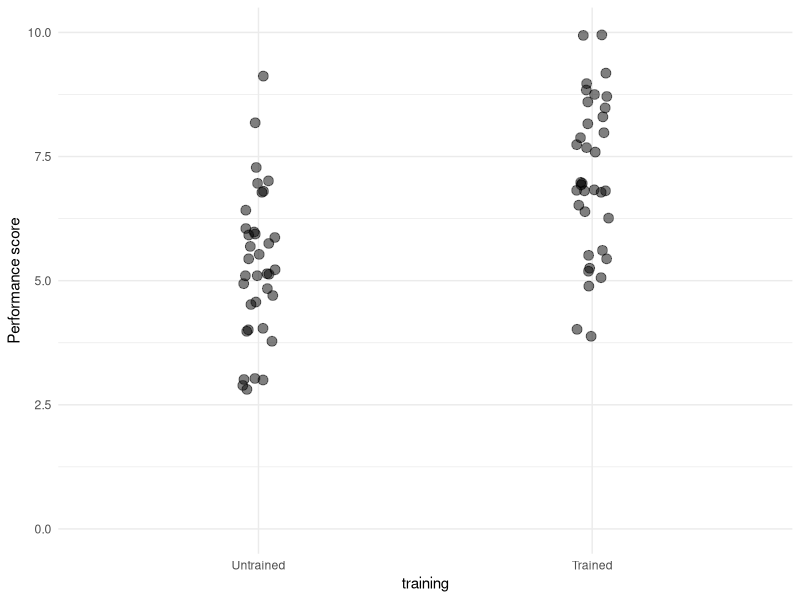
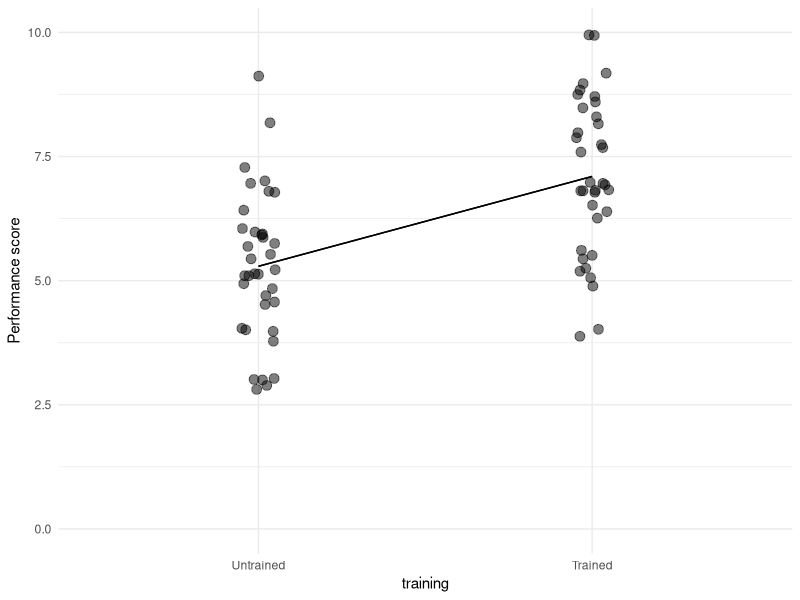
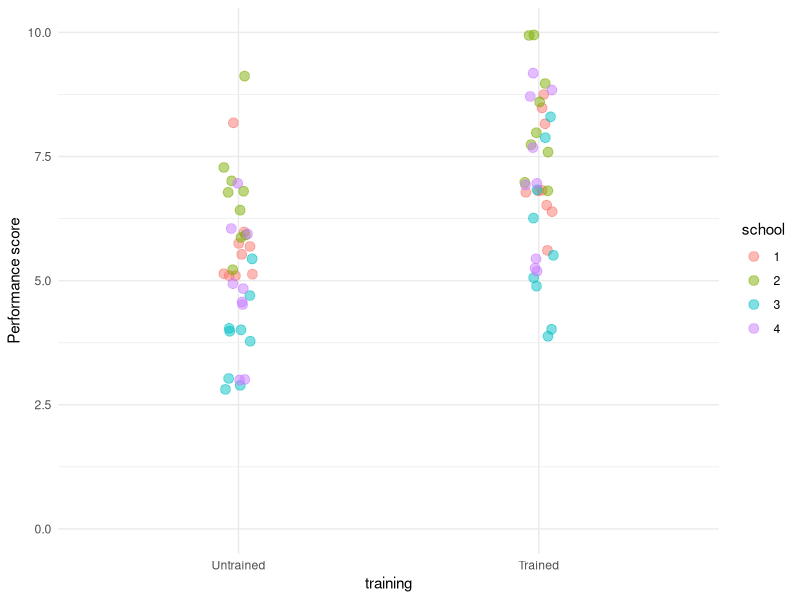

Generate these figures, in order, with R: (Note: this script raises an error after producing the figures.)
## ---- chunk 1
# clear the workspace
rm(list=ls())

# ggplot
library(ggplot2)
library(lme4)
## ---- chunk 2
# read in our dummy data (created by Shanaa)
data <- read.csv('exampleData.csv')

# set some columns to factors 
data$training <- as.factor(data$training)
data$school <- as.factor(data$school)

# display the data
data[sample(nrow(data), 10), ]
## ---- chunk 3
# plot the data
ggplot(data, aes(x=training, y=score)) + 
  theme_minimal()+
  geom_jitter(alpha = 0.5, size = 3, height = 0, width = 0.05) +
  labs(y = "Performance score") + 
  scale_x_discrete(labels = c('Untrained', 'Trained')) +
  scale_y_continuous(limits = c(0,10))

## ---- chunk 4
lm_training <- lm(data$score ~ data$training)
lm_training$coefficients
## ---- chunk 5
lm_training$residuals[1:10]
## ---- chunk 6
# plot the data
ggplot(data, aes(x=training, y=score)) + 
  theme_minimal()+
  geom_jitter(alpha = 0.5, size = 3, height = 0, width = 0.05) +
  labs(y = "Performance score") + 
  scale_x_discrete(labels = c('Untrained', 'Trained')) +
  scale_y_continuous(limits = c(0,10)) +
  stat_function(fun = function(x) 5.29 + 1.81 * x - 1.81)
## ---- chunk 7
lm_mean <- lm(data$score ~ 1)
## ---- chunk 8
anova(lm_mean, lm_training)
## ---- chunk 9
t.test(data[data$training == 0, 'score'], data[data$training == 1, 'score'])
## ---- chunk 10
# plot the data here
ggplot(data, aes(x=training, y=score, colour = school)) + 
  theme_minimal()+
  geom_jitter(alpha = 0.5, size = 3, height = 0, width = 0.05) +
  labs(y = "Performance score") + 
  scale_x_discrete(labels = c('Untrained', 'Trained')) + 
  scale_y_continuous(limits = c(0,10))
## ---- chunk 11
lmer_training_int <- lmer(data$score ~ data$training + (1 | data$school))
lmer_training_int
## ---- chunk 12
coef(lmer_training_int)
## ---- chunk 13
lmer_training_int_sl <- lmer(data$score ~ data$training + (1 + data$training | data$school))
lmer_training_int_sl
## ---- chunk 14
coef(lmer_training_int_sl)
## ---- chunk 15
lmer_reduced_int_sl <- lmer(data$score ~ (1 + data$training | data$school))
anova(lmer_training_int_sl, lmer_reduced_int_sl)
